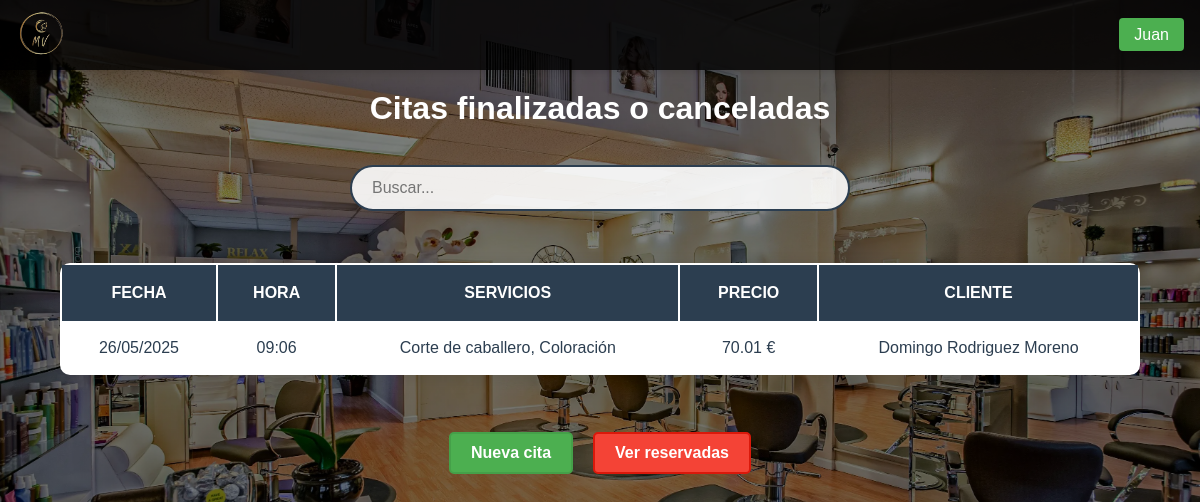
Before: /paginas/citas.php?filtro=finalizadas (signed in) with the older database file.
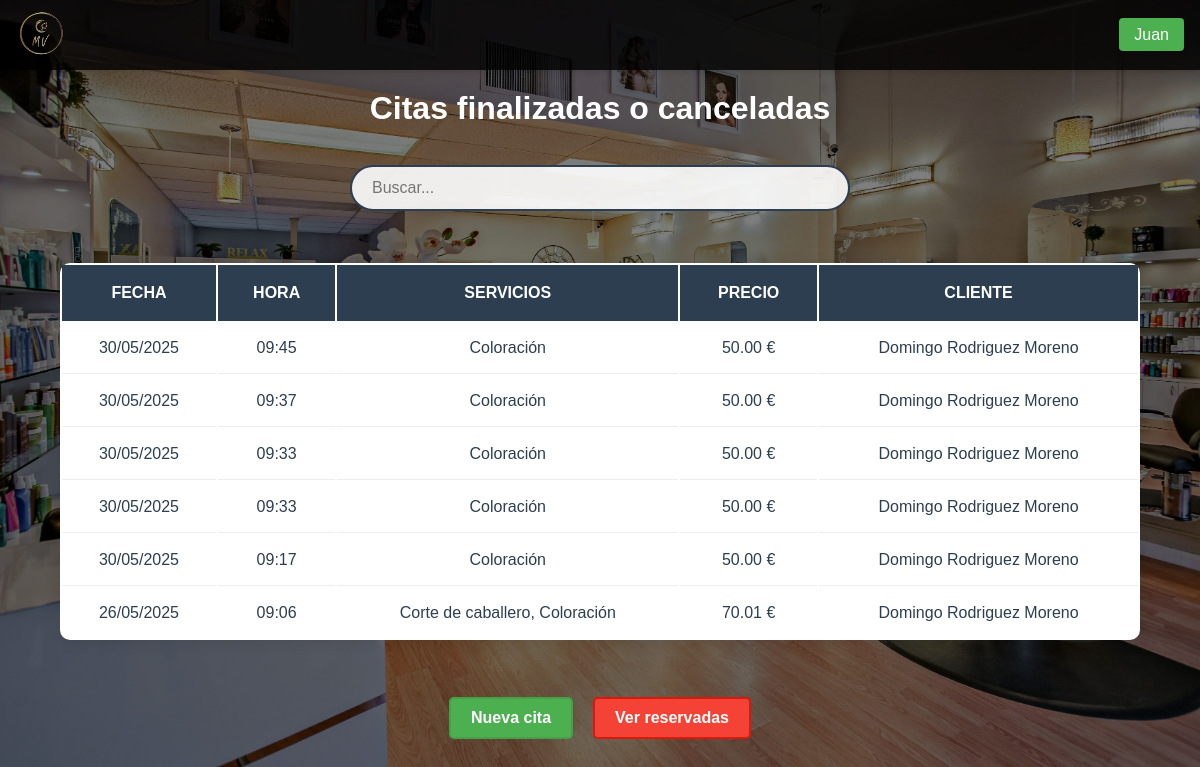
After: the same page with the newer database file.
### tables this page shows
CREATE TABLE `citas` (
  `id_cita` int NOT NULL AUTO_INCREMENT,
  `id_cliente` int DEFAULT NULL,
  `fecha_cita` date NOT NULL,
  `hora_inicio` time NOT NULL,
  `hora_fin` time DEFAULT NULL,
  `estado` enum('reservada','cancelada','finalizada') NOT NULL,
  `duracion_total` int NOT NULL,
  `precio_final` decimal(10,2) DEFAULT NULL,
  PRIMARY KEY (`id_cita`),
  KEY `id_cliente` (`id_cliente`),
  KEY `idx_fecha_cita` (`fecha_cita`),
  CONSTRAINT `citas_ibfk_1` FOREIGN KEY (`id_cliente`) REFERENCES `clientes` (`id_cliente`)
);

### funcionalidades/verificar_admin.php (called while the page is built, shortened)
<?php
function esAdministrador($conn) {
    try {
        $stmt = $conn->prepare("SELECT es_admin FROM empleados WHERE dni = :dni AND activo = 1");
        $stmt->execute([':dni' => $_SESSION['dni']]);
        return ($stmt->fetch(PDO::FETCH_COLUMN) == 1);
    } catch (PDOException $e) {
        error_log("Error verificando admin: " . $e->getMessage());
        return false;
    }
}

### paginas/citas.php (the view, shortened to what this page needs)
<!DOCTYPE html>
<html lang="es">
<head>
    <link rel="stylesheet" href="/TFGPeluqueria/css/styles.css">
</head>
<body>
    <?php
        require_once $_SERVER['DOCUMENT_ROOT'] . '/TFGPeluqueria/funcionalidades/conexion.php';
        require_once $_SERVER['DOCUMENT_ROOT'] . '/TFGPeluqueria/funcionalidades/verificar_admin.php';
        include $_SERVER['DOCUMENT_ROOT'] . '/TFGPeluqueria/plantillas/navbar.php';
        $esAdmin = esAdministrador($conn);
        $filtro = $_GET['filtro'] ?? 'reservadas';
        $condicionEstado = ($filtro === 'reservadas')
            ? "c.estado = 'reservada'"
            : "c.estado IN ('finalizada', 'cancelada')";
        $citas = [];
        try {
            $stmt = $conn->prepare("
                SELECT c.id_cita, c.fecha_cita, c.hora_inicio, c.estado,
                    c.precio_final,
                    GROUP_CONCAT(s.nombre_servicio SEPARATOR ', ') AS servicios,
                    CONCAT(cli.nombre, ' ', cli.apellidos) AS cliente
                FROM citas c
                JOIN clientes cli ON c.id_cliente = cli.id_cliente
                JOIN citas_servicios cs ON c.id_cita = cs.id_cita
                JOIN servicios s ON cs.id_servicio = s.id_servicio
            WHERE $condicionEstado
                GROUP BY c.id_cita
                ORDER BY c.fecha_cita DESC, c.hora_inicio DESC
            ");
            $stmt->execute();
            $citas = $stmt->fetchAll(PDO::FETCH_ASSOC);
        } catch (PDOException $e) {
            echo "Error al obtener citas: " . $e->getMessage();
        }
    ?>
    <div class="contenedor-principal">
        <h1>Citas <?= $filtro === 'reservadas' ? 'reservadas' : 'finalizadas o canceladas' ?></h1>
        <br>
        <?php if (empty($citas)): ?>
                <p>No hay citas <?= $filtro === 'reservadas' ? 'reservadas' : 'finalizadas o canceladas' ?>.</p>
        <?php else: ?>
	    <div class="contenedor-busqueda">
                <input type="text" id="buscador-general" class="buscador-general input-busqueda"  placeholder="Buscar..." data-tabla=".tabla-scroll .tabla-citas">
	    </div>
	    <div class="tabla-scroll">
            <table class="tabla-citas">
                <thead>
                    <tr>
                        <th>Fecha</th>
                        <th>Hora</th>
                        <th>Servicios</th>
                        <th>Precio</th>
                        <th>Cliente</th>
		            </tr>
                </thead>
                <tbody>
                    <?php foreach ($citas as $cita): ?>
                        <tr onclick="window.location='/TFGPeluqueria/paginas/datos_cita.php?id_cita=<?= $cita['id_cita'] ?>'" style="cursor: pointer;">
                            <td><?= date('d/m/Y', strtotime($cita['fecha_cita'])) ?></td>
                            <td><?= date('H:i', strtotime($cita['hora_inicio'])) ?></td>
                            <td><?= $cita['servicios'] ?></td>
                            <td><?= number_format($cita['precio_final'], 2) ?> €</td>
                            <td><?= $cita['cliente'] ?></td>
                        </tr>
                    <?php endforeach; ?>
                </tbody>
            </table>
	    </div>
        <?php endif; ?>
        <div class="contenedor-botones">
            <?php if ($esAdmin): ?>
                <a href="/TFGPeluqueria/paginas/seleccionar_cliente.php" class="boton-alta">Nueva cita</a>
                <a href="citas.php?filtro=<?= $filtro === 'reservadas' ? 'finalizadas' : 'reservadas' ?>"
                class="boton-baja">
                    <?= $filtro === 'reservadas' ? 'Ver finalizadas/canceladas' : 'Ver reservadas' ?>
                </a>
            <?php endif; ?>
        </div>
    </div>
</body>
</html>

### plantillas/navbar.php (shortened to what this page needs)
<nav class="navbar">
    <a href="/TFGPeluqueria/index.php" class="logo">
        <img src="/TFGPeluqueria/imagenes/Logo2.png" alt="Logo Peluquería" width = 50px>
    </a>
    <div class="nav-links">
        <?php if(isset($_SESSION['tipo_usuario'])): ?>
            <a href="/TFGPeluqueria/paginas/panel_<?= $_SESSION['tipo_usuario'] ?>.php" class="profile-btn">
                <?= htmlspecialchars($_SESSION['nombre']) ?>
            </a>
        <?php else: ?>
            <button class="login-btn" onclick="mostrarLogin()">Login/Registro</button>
        <?php endif; ?>
    </div>
</nav>

### css/styles.css (style rules this page uses)
* { margin: 0; padding: 0; box-sizing: border-box; font-family: 'Arial', sans-serif; }
:root { --color-primario: #2c3e50; --color-secundario: #e67e22; --fondo-beige: #FFF8DC; --tabla-dorado: #20d4da; --color-desplegables: rgba(25, 121, 230, 0.459); }
html, body { background-color: #000; color: white; }
body { min-height: 100vh; position: relative; margin: 0; padding: 0; }
body::before { content: ""; position: absolute; top: 0; left: 0; width: 100%; height: 100%; background: linear-gradient(rgba(0, 0, 0, 0.5), rgba(0, 0, 0, 0.5)), url('/TFGPeluqueria/imagenes/Fondo.webp') center/cover; background-attachment: scroll; }
.navbar { position: fixed; top: 0; width: 100%; background: rgba(0, 0, 0, 0.8); padding: 0.5rem 1rem; display: flex; justify-content: space-between; align-items: center; z-index: 1000; box-shadow: 0 2px 5px rgba(0, 0, 0, 0.1); transition: background 0.3s ease; }
.nav-links a { text-decoration: none; color: white; font-weight: 500; transition: color 0.3s ease; }
.profile-btn { padding: 8px 15px; background: #4CAF50; color: white; border: none; border-radius: 4px; cursor: pointer; text-decoration: none; }
.contenedor-principal, .registros-container { padding-top: 90px; position: relative; color: white; min-height: 100vh; display: flex; flex-direction: column; justify-content: flex-start; align-items: center; text-align: center; }
.tabla-citas { width: 90%; margin: 2rem auto; background: white; border-radius: 10px; box-shadow: 0 2px 15px rgba(0, 0, 0, 0.1); overflow: hidden; overflow-x: auto; }
.tabla-citas th { background-color: var(--color-primario); color: white; padding: 1.2rem; text-align: center; font-weight: 600; text-transform: uppercase; }
.tabla-citas td { padding: 1rem; border-bottom: 1px solid #eeeeee; color: var(--color-primario); }
.tabla-citas tr:last-child td { border-bottom: none; }
.tabla-scroll { width: 100%; overflow-x: auto; }
.contenedor-busqueda { margin: 20px 0; width: 90%; max-width: 500px; }
.input-busqueda { width: 100%; padding: 12px 20px; border: 2px solid var(--color-primario); border-radius: 25px; font-size: 16px; background: rgba(255, 255, 255, 0.9); transition: all 0.3s ease; }
.boton-alta { background-color: #4CAF50; border: 2px solid #45a049; }
.contenedor-botones { display: flex; gap: 10px; margin: 15px 0; }
.boton-alta, .boton-baja { display: inline-block; padding: 10px 20px; border-radius: 5px; text-decoration: none; color: white; font-weight: bold; transition: background-color 0.3s ease; margin: 10px 5px; }
.boton-baja { background-color: #f44336; border: 2px solid #da190b; }

Changed rows visible on the page:
added citas: fecha_cita "30/05/2025", hora_inicio "09:45", servicios "Coloración", precio_final "50.00", cliente "Domingo Rodriguez Moreno"
added citas: fecha_cita "30/05/2025", hora_inicio "09:37", servicios "Coloración", precio_final "50.00", cliente "Domingo Rodriguez Moreno"
added citas: fecha_cita "30/05/2025", hora_inicio "09:33", servicios "Coloración", precio_final "50.00", cliente "Domingo Rodriguez Moreno"
added citas: fecha_cita "30/05/2025", hora_inicio "09:33", servicios "Coloración", precio_final "50.00", cliente "Domingo Rodriguez Moreno"
added citas: fecha_cita "30/05/2025", hora_inicio "09:17", servicios "Coloración", precio_final "50.00", cliente "Domingo Rodriguez Moreno"
